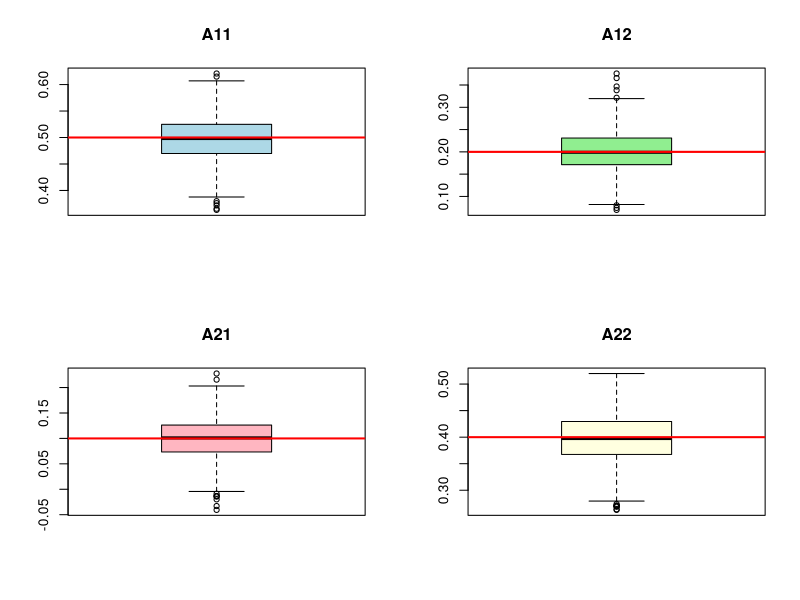
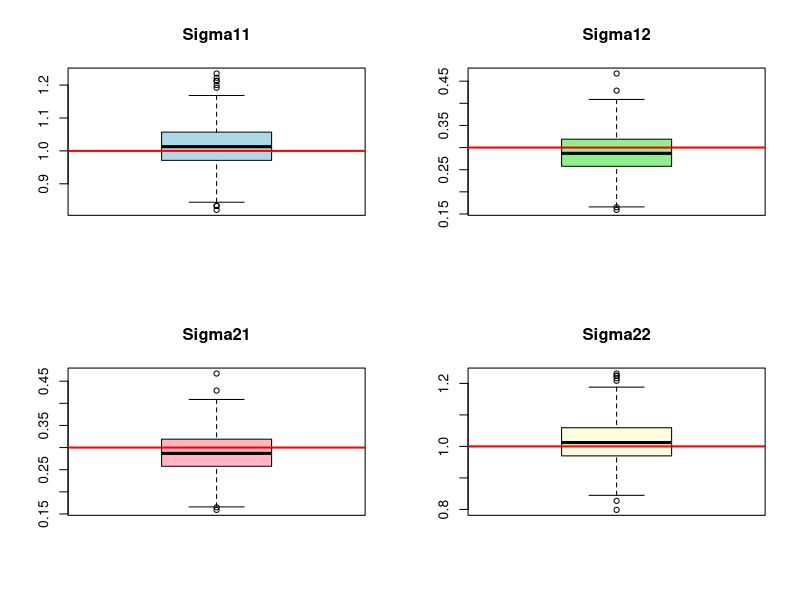

These figures' R source, in order:
# ---------------------------- TP 9

# --------------ex2

library(MASS)  # for mvrnorm

set.seed(123)

# ---- Simulation settings ----
n <- 500         # number of time points
k <- 2          # number of series
A_true <- matrix(c(0.5, 0.2,
                   0.1, 0.4), nrow=2, byrow=TRUE)
A_true
Sigma_true <- matrix(c(1, 0.3,
                       0.3, 1), nrow=2)
n_sim <- 1000   # number of simulations

# ---- Storage for estimates (vectors) ----
A11 <- numeric(n_sim)
A12 <- numeric(n_sim)
A21 <- numeric(n_sim)
A22 <- numeric(n_sim)

Sigma11 <- numeric(n_sim)
Sigma12 <- numeric(n_sim)
Sigma21 <- numeric(n_sim)
Sigma22 <- numeric(n_sim)

# ---- Simulation loop ----
for(sim in 1:n_sim){
  # sim=1
  # Generate VAR(1) process
  Y <- matrix(0, nrow=n, ncol=k)
  Eps <- mvrnorm(n=n, mu=rep(0,k), Sigma=Sigma_true)
  
  for(t in 2:n){
    Y[t,] <- A_true %*% Y[t-1,] + Eps[t,]
  }
  
  # Conditional ML / OLS estimation
  Y_lag <- Y[1:(n-1),]
  Y_current <- Y[2:n,]

  A_hat <- t(solve(t(Y_lag) %*% Y_lag) %*% t(Y_lag) %*% Y_current)
  E_hat <- Y_current - Y_lag %*% A_hat
  Sigma_hat <- t(E_hat) %*% E_hat / (n-1)
  
  # Store estimates in vectors
  A11[sim] <- A_hat[1,1]
  A12[sim] <- A_hat[1,2]
  A21[sim] <- A_hat[2,1]
  A22[sim] <- A_hat[2,2]
  
  Sigma11[sim] <- Sigma_hat[1,1]
  Sigma12[sim] <- Sigma_hat[1,2]
  Sigma21[sim] <- Sigma_hat[2,1]
  Sigma22[sim] <- Sigma_hat[2,2]
  
  cat("Simulation", sim, "completed\n")
}

# ---- Boxplots for each parameter ----
par(mfrow=c(2,2))  # 2x2 layout

boxplot(A11, main="A11", col="lightblue")
abline(h=A_true[1,1], col="red", lwd=2)

boxplot(A12, main="A12", col="lightgreen")
abline(h=A_true[1,2], col="red", lwd=2)

boxplot(A21, main="A21", col="lightpink")
abline(h=A_true[2,1], col="red", lwd=2)

boxplot(A22, main="A22", col="lightyellow")
abline(h=A_true[2,2], col="red", lwd=2)

# Optional: Boxplots for Sigma elements
par(mfrow=c(2,2))
boxplot(Sigma11, main="Sigma11", col="lightblue")
abline(h=Sigma_true[1,1], col="red", lwd=2)

boxplot(Sigma12, main="Sigma12", col="lightgreen")
abline(h=Sigma_true[1,2], col="red", lwd=2)

boxplot(Sigma21, main="Sigma21", col="lightpink")
abline(h=Sigma_true[2,1], col="red", lwd=2)

boxplot(Sigma22, main="Sigma22", col="lightyellow")
abline(h=Sigma_true[2,2], col="red", lwd=2)
